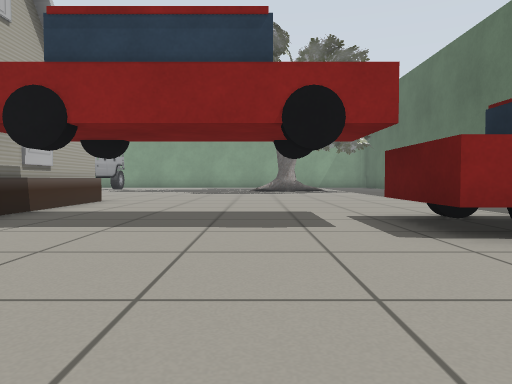
View 1 (above)

24 first-person views from a walk through a Gazebo world. The camera is 0.5 m above the floor, tilts 2° down and sees 70° across. The lines on the ground mark 1 m squares. The floor is counted in squares, 1 m on a side. Each view is taken from the middle of a square. On the plan, view 1 faces up. The plan holds only what a view shows up to about 9 squares ahead; the rest is blank. The place goes on beyond the plan. Simple shapes stand in for some stock models. Some surface patterns are stand-ins.

View 2
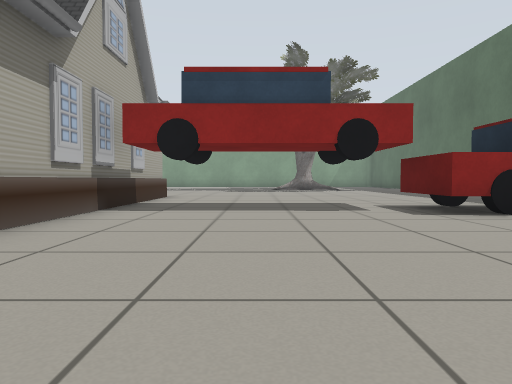

View 3
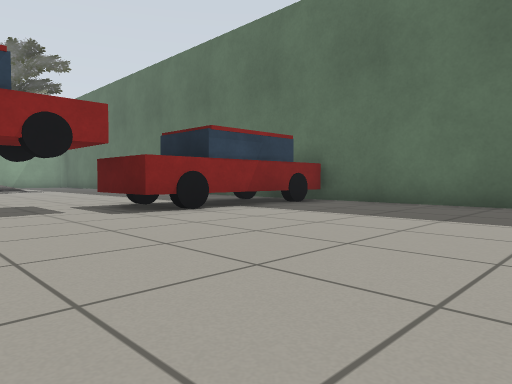

View 4
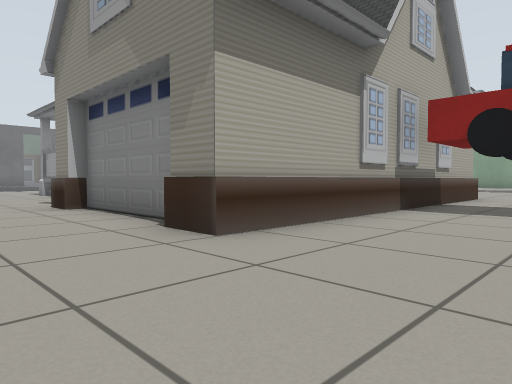

View 5
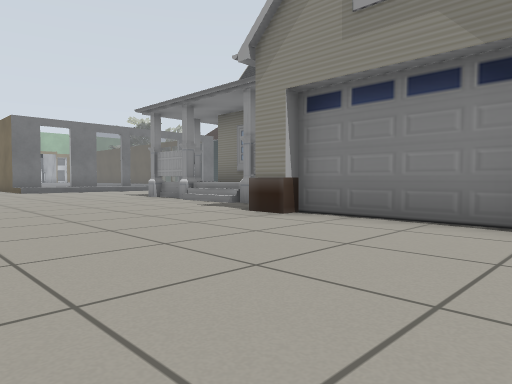

View 6
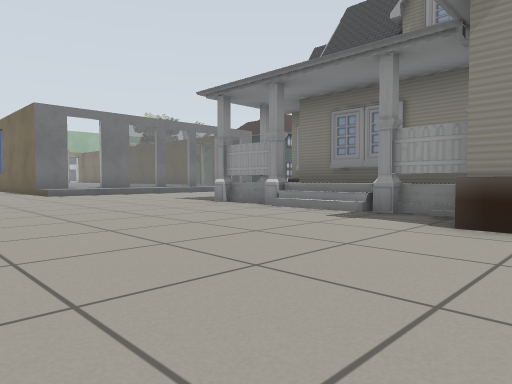

View 7
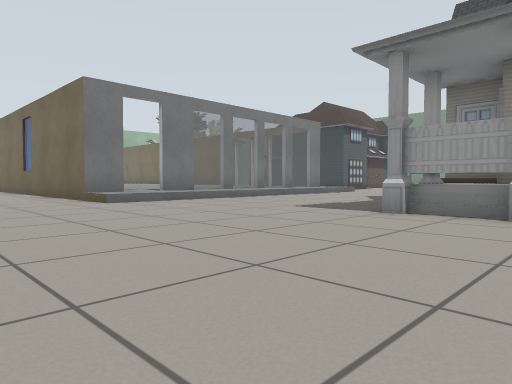

View 8
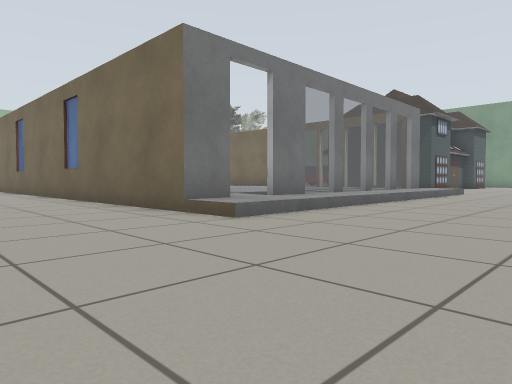

View 9
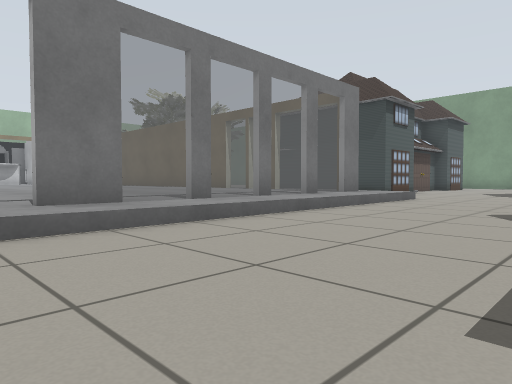

View 10
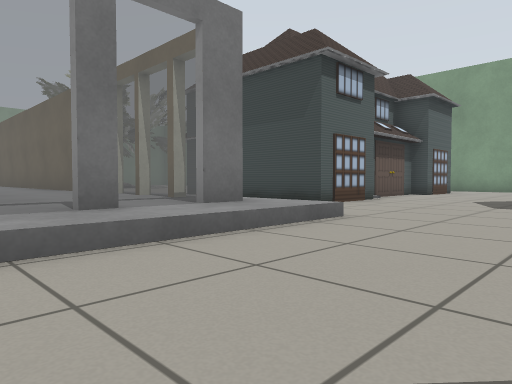

View 11
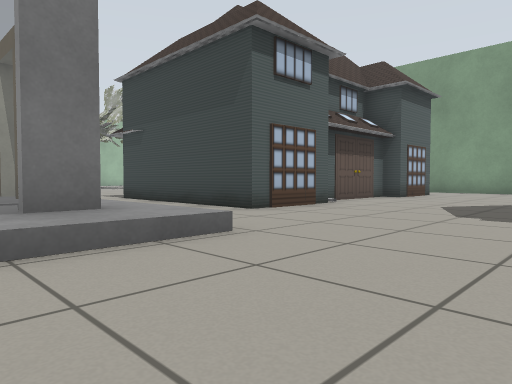

View 12
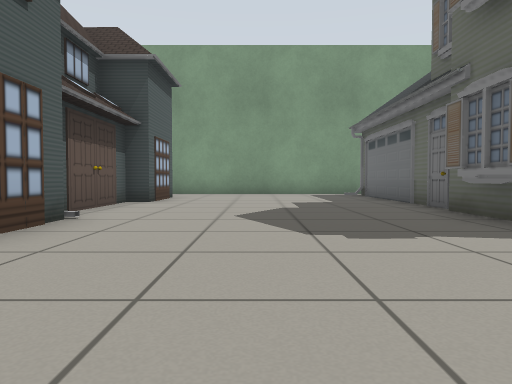

View 13
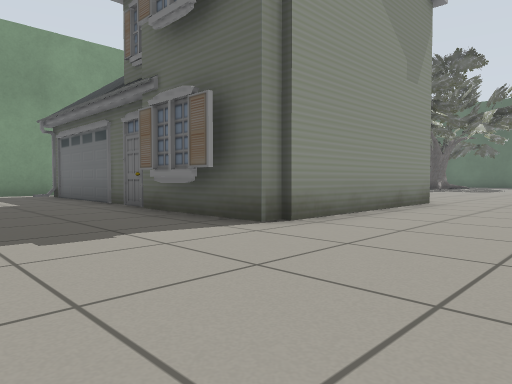

View 14
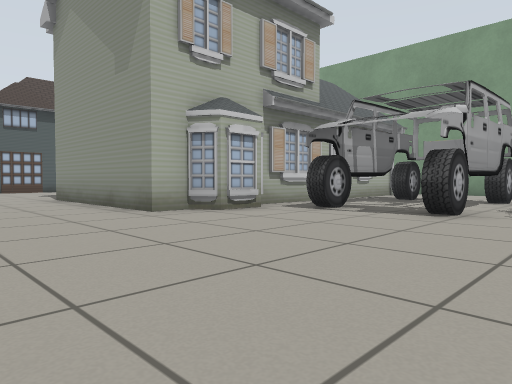

View 15
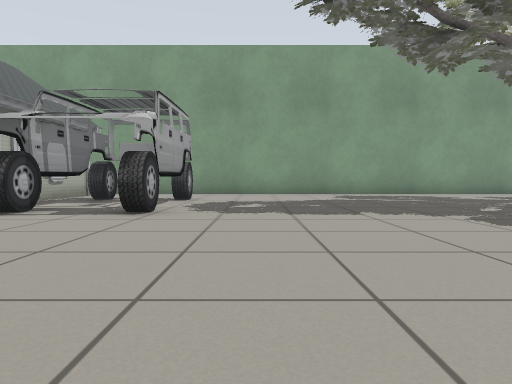

View 16
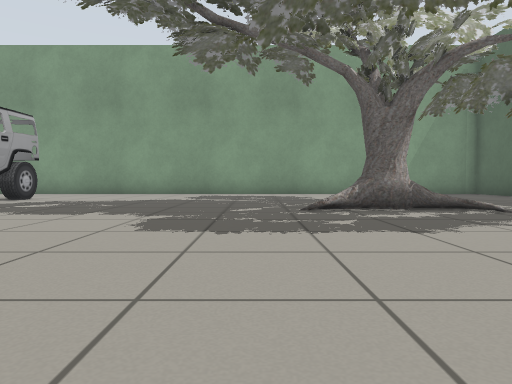

View 17
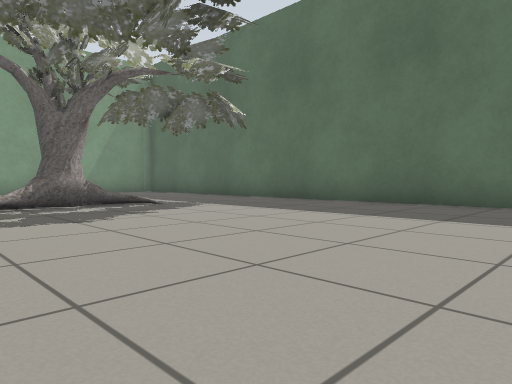

View 18
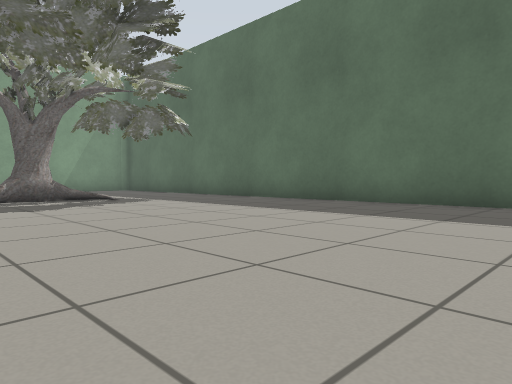

View 19
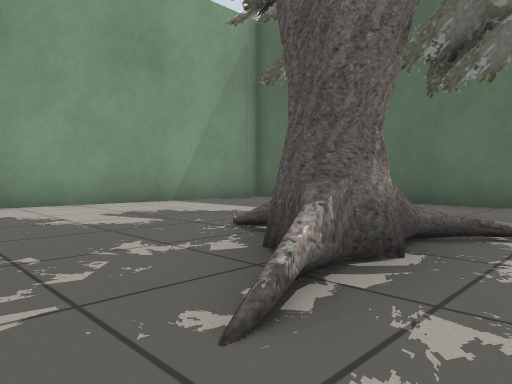

View 20
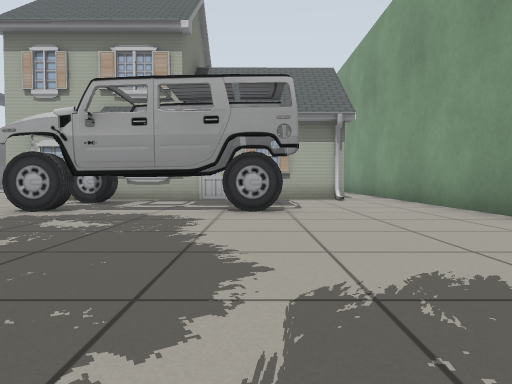

View 21
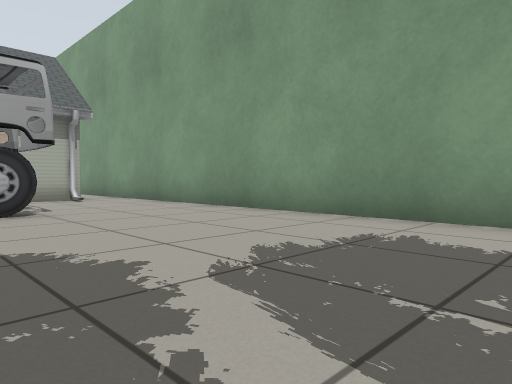

View 22
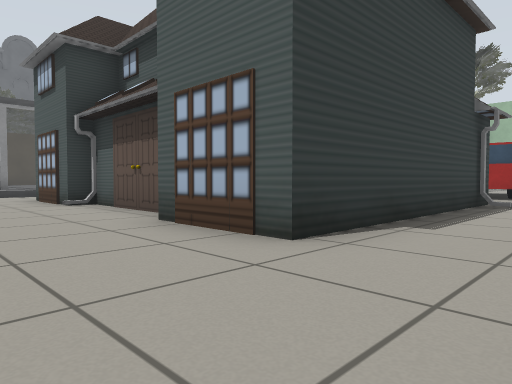

View 23
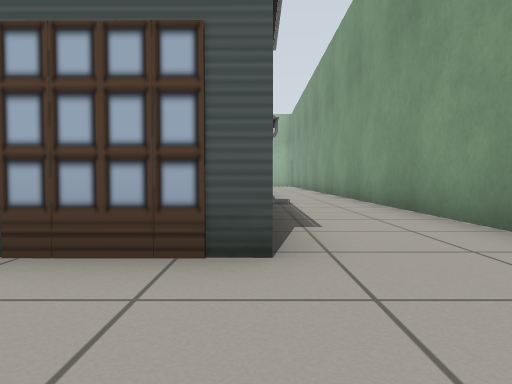

View 24
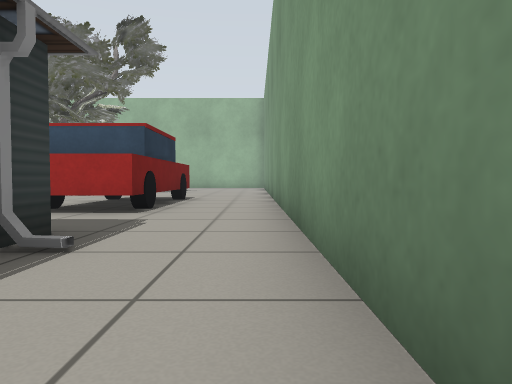

### Floor plan
Key: @ floor where view 1 was taken; # wall or solid block; x gap in a wall; . main floor; : floor 0.2 m higher than the main floor; / step, stairs or slope; = window, fence, low wall or low ledge; H house; C car; T oak tree.
Columns run from 32 left of view 1 to 7 right of it. Each row starts with its distance up from view 1.
 22 ###########           ###############
 21 ...............       ......... ......
 20 ...............      HH...............
 19 CCCC..HHHHHH... .H    H.CC...........
 18 C  C.      H.....H    HCCC............ #
 17           HH.....H    HCCC.............#
 16           HH.....H    HCCC.......TTTT..#
 15           HH.....H    HCCC......TTTTT..#
 14           HH.....H    HCCC........T.T..#
 13         H  H.....H    H.............T..#
 12        HH  H.....HHHHHH................#
 11         ...............................#
 10             ...........................#
  9         == =#:....      .... ..........#
  8         #####:...           H..........#
  7         ::::=:...           H..........#
  6          :::=:...           H........
  5           ::#:...  HH       HCCCCCCC
  4           ::=:.... HH       HCCCCCCC
  3           ::=:....HHHHHH    H.....CCCCC#
  2           ::#:.....     H   H..........#
  1           ::x:.....HH//HH   H..........#
  0             #:..........HHHHH...@......#
 -1        ######/.........................#
 -2        ............................
 -3          ....................
 -4               ...............

Positions as (right, up) in squares from view 1, and headings:
1: (0, 0), facing up
2: (-1, -2), facing up
3: (-1, -2), facing up-right
4: (-1, -2), facing up-left
5: (-4, -4), facing up-left
6: (-7, -4), facing up-left
7: (-11, -4), facing up-left
8: (-15, -4), facing up-left
9: (-15, 0), facing up-left
10: (-16, 5), facing up-left
11: (-16, 7), facing up-left
12: (-18, 9), facing up
13: (-18, 9), facing up-right
14: (-5, 9), facing up-left
15: (-5, 9), facing up
16: (-1, 9), facing up
17: (-1, 8), facing up-right
18: (-1, 6), facing up-right
19: (-1, 14), facing up-right
20: (-1, 18), facing left
21: (-1, 17), facing up-left
22: (-18, 21), facing down-left
23: (-18, 19), facing left
24: (-23, 21), facing left
